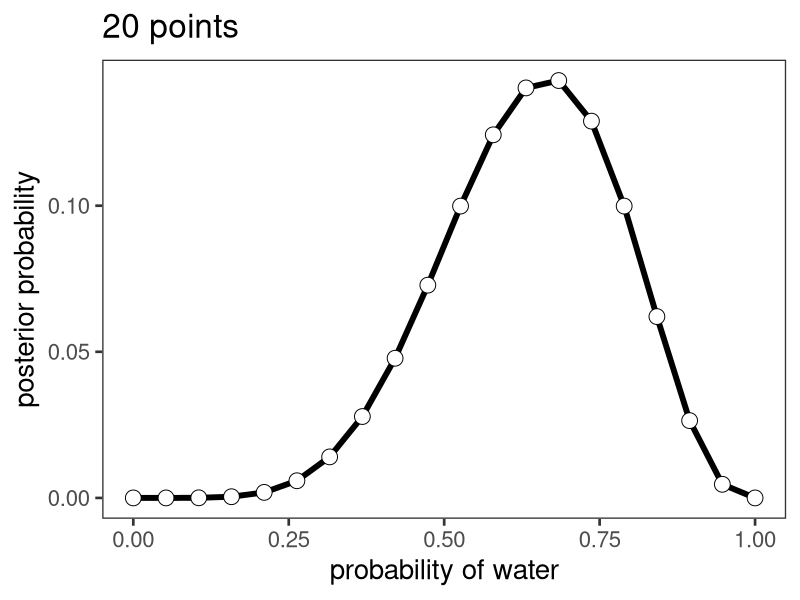

R code for this plot:
# =============================================================================
#### Info #### 
# =============================================================================
# binomial globe example
#
# Lei Zhang 
# lei.zhang@univie.ac.at
#
# Adapted from McElreath, 2016

# =============================================================================
#### Grid Approximation #### 
# =============================================================================
# inits
p_start <- 0
p_end   <- 1
n_grid  <- 20
w <- 6
N <- 9

# define grid
p_grid <- seq( from = p_start , to = p_end , length.out = n_grid )

# define prior
prior <- rep(1 , n_grid)

# compute likelihood at each value in grid
likelihood <- dbinom(w , size = N , prob = p_grid )

# compute product of likelihood and prior
unstd.posterior <- likelihood * prior

# standardize the posterior, so it sums to 1
posterior <- unstd.posterior / sum(unstd.posterior)

# =============================================================================
#### Plot #### 
# =============================================================================
library(ggplot2)

myconfig <- theme_bw(base_size = 20) +
    theme(panel.grid.major = element_blank(),
          panel.grid.minor = element_blank(),
          panel.background = element_blank() )

df <- data.frame(p_grid=p_grid, posterior=posterior)

g <- ggplot(df, aes(p_grid, posterior))
g <- g + geom_line(size = 2) + geom_point(size = 5, shape = 21, fill='white')
g <- g + myconfig + labs(x = 'probability of water', 
                         y = 'posterior probability', title = paste0(as.character(n_grid),' points'))
print(g)
